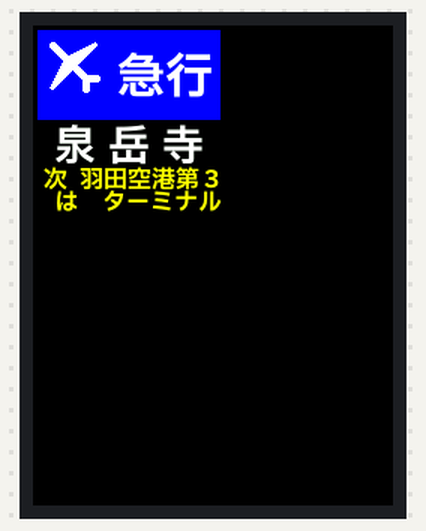
A sketch run on a simulated ESP32. Shown: 240×320 colour display.

Above: at 3.3 s.
At 6.3 s:
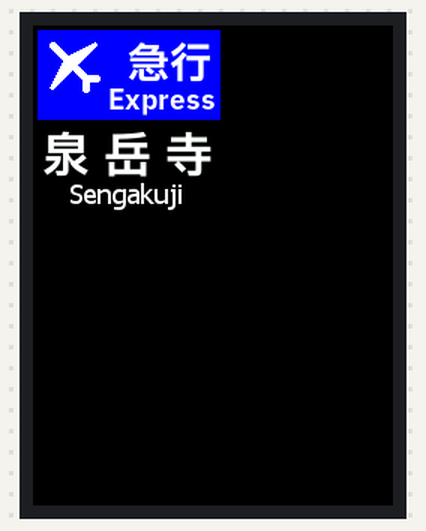

The sketch:

KK_AirportExpress.ino
```cpp
#include<TFT_eSPI.h>

#include"ThinkBold28.h"
#include"ThinkBold32.h"
#include"ThinkBold18.h"
#include"ThinkBold16.h"
#include"Tahoma18.h"

TFT_eSPI tft;
TFT_eSprite sprite = TFT_eSprite(&tft);

void setup() {
  tft.init();
  tft.setRotation(0);

  sprite.fillScreen(TFT_BLACK);
  sprite.setColorDepth(16);
  sprite.setSwapBytes(true);
  sprite.createSprite(128, 128);
/*
  tft.fillRect(3,3,122,60,TFT_BLUE);
  tft.drawWideLine(13, 44, 44, 13, 1, TFT_WHITE, TFT_WHITE);
  tft.drawWideLine(13, 13, 40, 40, 6, TFT_WHITE, TFT_WHITE);

  tft.fillTriangle(12, 43, 23, 23, 43, 12, TFT_WHITE);
  tft.drawWideLine(40, 40, 40, 47, 4, TFT_WHITE, TFT_WHITE);
  tft.drawWideLine(40, 40, 47, 40, 4, TFT_WHITE, TFT_WHITE);
*/
  tft.unloadFont();

}

void loop() {
  //tft.fillRect(50,5,75,50, TFT_BLUE);
  //tft.fillRect(5,70,120,60, TFT_BLACK);
  sprite.pushSprite(0, 0);  // 将 sprite 显示在指定的屏幕位置 (0, 0)  *
  sprite.fillScreen(TFT_BLACK); // *

  sprite.fillRect(3,3,122,60,TFT_BLUE);
  sprite.drawWideLine(12, 42, 42, 12, 1, TFT_WHITE, TFT_WHITE);
  sprite.drawWideLine(13, 13, 35, 35, 5, TFT_WHITE, TFT_WHITE);

  sprite.fillTriangle(11, 41, 21, 21, 41, 11, TFT_WHITE);
  sprite.drawWideLine(35, 35, 35, 42, 4, TFT_WHITE, TFT_WHITE);
  sprite.drawWideLine(35, 35, 42, 35, 4, TFT_WHITE, TFT_WHITE);


  sprite.setCursor(56, 20);
  sprite.loadFont(ThinkBold32);
  sprite.setTextColor(TFT_WHITE, TFT_BLUE, 1);
  sprite.println("急行");

  sprite.setCursor(14,68);
  sprite.loadFont(ThinkBold28);
  sprite.setTextColor(TFT_WHITE, TFT_BLACK, 1);
  sprite.println("泉 岳 寺");

  sprite.setCursor(7,95);
  sprite.setTextColor(TFT_YELLOW, TFT_BLACK, 1);
  sprite.loadFont(ThinkBold16);
  sprite.println("次  羽田空港第３");

  sprite.setCursor(10,110);
  sprite.loadFont(ThinkBold16);
  sprite.println(" は    ターミナル");

  delay(3000);

  //tft.fillRect(50,5,75,50, TFT_BLUE);
  //tft.fillRect(5,70,120,60, TFT_BLACK);
  sprite.pushSprite(0, 0);  // 将 sprite 显示在指定的屏幕位置 (0, 0)  *
  sprite.fillScreen(TFT_BLACK);//*

  sprite.fillRect(3,3,122,60,TFT_BLUE);
  sprite.drawWideLine(12, 42, 42, 12, 1, TFT_WHITE, TFT_WHITE);
  sprite.drawWideLine(13, 13, 35, 35, 5, TFT_WHITE, TFT_WHITE);

  sprite.fillTriangle(11, 41, 21, 21, 41, 11, TFT_WHITE);
  sprite.drawWideLine(35, 35, 35, 42, 4, TFT_WHITE, TFT_WHITE);
  sprite.drawWideLine(35, 35, 42, 35, 4, TFT_WHITE, TFT_WHITE);

  sprite.setCursor(63, 13);
  sprite.loadFont(ThinkBold28);
  sprite.setTextColor(TFT_WHITE, TFT_BLUE, 1);
  sprite.println("急行");

  sprite.setCursor(50, 42);
  sprite.loadFont(ThinkBold18);
  sprite.setTextColor(TFT_WHITE, TFT_BLUE, 1);
  sprite.println("Express");


  sprite.setTextColor(TFT_WHITE, TFT_BLACK, 1);
  sprite.setCursor(24,105);
  sprite.loadFont(Tahoma18);
  sprite.println("Sengakuji");

  sprite.setCursor(6,73);
  sprite.loadFont(ThinkBold32);
  sprite.setTextColor(TFT_WHITE, TFT_BLACK, 1);
  sprite.println("泉 岳 寺");

  delay(3000);
  tft.unloadFont();

}
```

Source omitted: Tahoma18.h (data table, 71974 bytes), ThinkBold16.h (data table, 90307 bytes), ThinkBold18.h (data table, 105949 bytes), ThinkBold28.h (data table, 218131 bytes), ThinkBold32.h (data table, 277465 bytes)

Measured:
- what the display in image 0 shows lasts 3.1 s, from 3.2 s to 6.3 s
